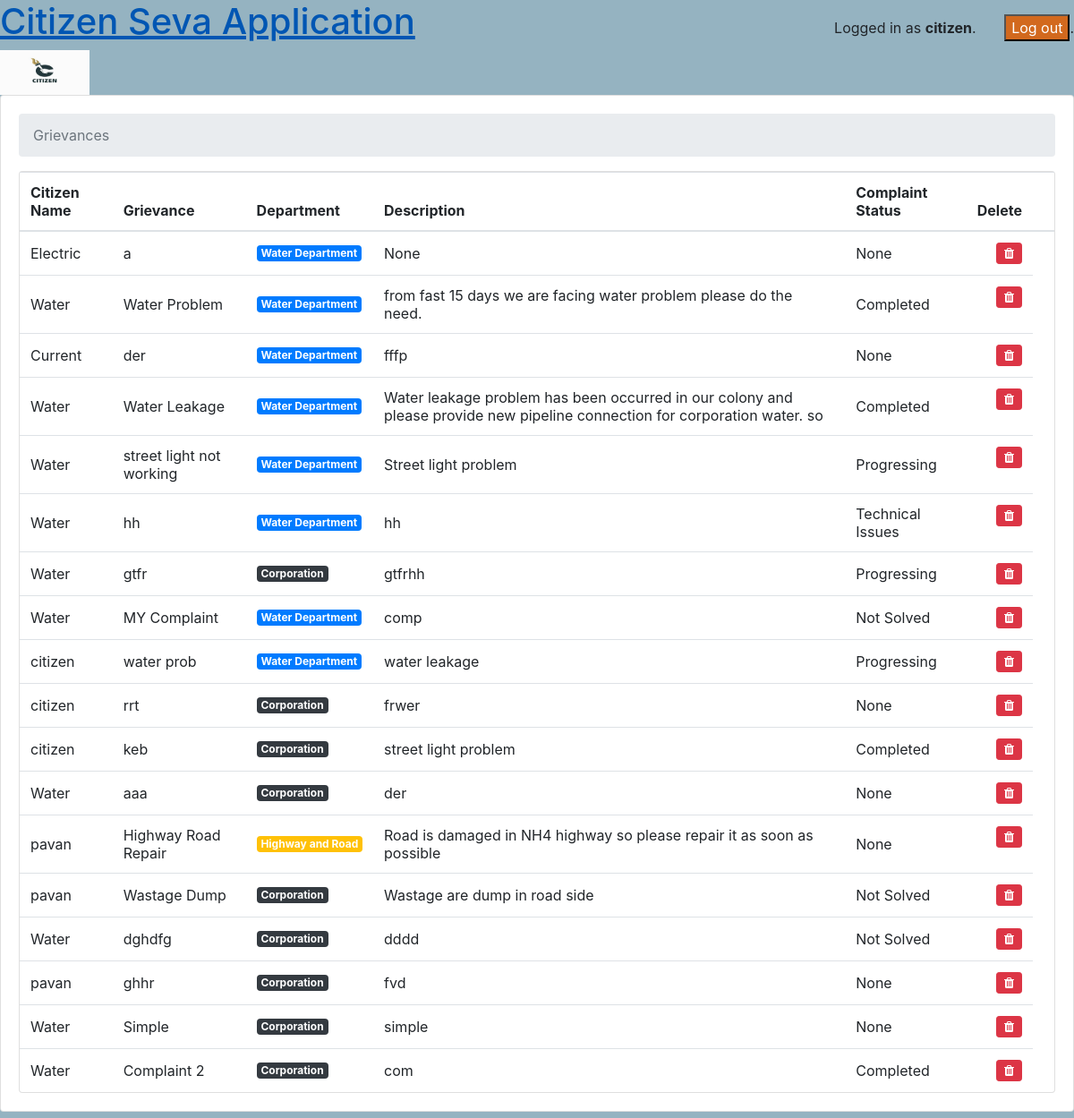
The page /citizen/complaints/ (signed in) on the database its author committed.
### classroom/models.py (models this page shows, shortened)
class User(AbstractUser):
    is_student = models.BooleanField(default=False)
    is_teacher = models.BooleanField(default=False)

class Quiz(models.Model):
    owner = models.ForeignKey(User, on_delete=models.CASCADE, related_name='quizzes')
    name = models.CharField(max_length=255)
    subject = models.ForeignKey(Subject, on_delete=models.CASCADE, related_name='quizzes')
    Description = models.CharField(max_length=255, null=True)
    status = (
        ('Not Solved', 'Not Solved'),
        ('Progressing', 'Progressing'),
        ('Completed', 'Completed'),
        ('Technical Issues', 'Technical Issues'),
    )
    Status = models.CharField(max_length=40, choices=status, null=True)
    Image = models.ImageField(upload_to='images/', blank=True, null=True)
    SubmitDate = models.DateTimeField(auto_now_add=True, null=True)

class Subject(models.Model):
    name = models.CharField(max_length=30)
    color = models.CharField(max_length=7, default='#007bff')
    def get_html_badge(self):
        name = escape(self.name)
        color = escape(self.color)
        html = '<span class="badge badge-primary" style="background-color: %s">%s</span>' % (color, name)
        return mark_safe(html)

### citizen/views.py (the view)
# urls.py: path('complaints/', views.complaints, name='complaints'),
def complaints(request):
    data = Quiz.objects.all()
    stu = {
    "quizzes": data
    }
    return render(request,"citizen/complaints_list.html", stu)

### citizen/templates/citizen/complaints_list.html (shortened to what this page needs)
{% extends 'base.html' %}
{% block content %}
  <nav aria-label="breadcrumb">
    <ol class="breadcrumb">
      <li class="breadcrumb-item active" aria-current="page"> Grievances</li>
    </ol>
  </nav>
  <div class="card">
    <table class="table mb-0">
      <thead>
        <tr>
            <th>Citizen Name</th>
          <th>Grievance</th>
          <th>Department</th>
          <th>Description</th>
<th>Complaint Status</th>
          <th>Delete</th>
            <th></th>
        </tr>
      </thead>
      <tbody>
        {% for quiz in quizzes %}
          <tr>
              <td class="align-middle">{{ quiz.owner }}</td>
            <td class="align-middle">{{ quiz.name }}</td>
            <td class="align-middle">{{ quiz.subject.get_html_badge }}</td>
            <td class="align-middle">{{ quiz.Description }}</td>
            <td class="align-middle">{{ quiz.Status }}</td>
           <td class="text-right">
          <a class="btn btn-sm btn-danger" href="/citizen/delete_complaints/{{i.id}}">
                 <i class="fa fa-trash"></i>
           </td>
          </tr>
        {% empty %}
          <tr>
            <td class="bg-light text-center font-italic" colspan="5">You haven't Registered any Application or complaint .</td>
          </tr>
        {% endfor %}
      </tbody>
    </table>
  </div>
{% endblock %}

### templates/base.html (shortened to what this page needs)
{% load static %}
<html lang="en">
  <head>
    <link rel="stylesheet" href="https://cdnjs.cloudflare.com/ajax/libs/font-awesome/4.7.0/css/font-awesome.min.css">
    <link rel="stylesheet" href="https://maxcdn.bootstrapcdn.com/bootstrap/4.0.0/css/bootstrap.min.css">
    <link rel="stylesheet" type="text/css" href="{% static 'vendor/fontello-2f186091/css/fontello.css' %}">
    <link rel="stylesheet" type="text/css" href="{% static 'css/app.css' %}">
    {% if user.is_authenticated and user.is_teacher %}
      <link rel="stylesheet" type="text/css" href="{% static 'css/teachers.css' %}">
    {% else %}
      <link rel="stylesheet" type="text/css" href="{% static 'css/students.css' %}">
    {% endif %}
  </head>
  <body>
          <div class="row">
            <div class="col-6">
  <h1 style="color:blue;">
                <a href="{% url 'home' %}">
             Citizen Seva Application</h1>
                  {% if user.is_authenticated %}
                    {% if user.is_teacher %}
                  <img class="main-logo" src="{% static 'img/citi.jpg' %} " style="width:100px;height:50px;" alt="" /></a>
                    {% else %}
                     <img class="main-logo" src="{% static 'img/citi.jpg' %} " style="width:100px;height:50px;" alt="" /></a>
                 <span  data-toggle="tooltip" data-placement="right" title="Citizens profile"></span>
                    {% endif %}
                  {% endif %}
            </div>
            <div class="col-6 text-right" >
              {% if user.is_authenticated %}
              <p class="pt-3">Logged in as <strong>{{ user.username }}</strong>. <a href="{% url 'logout' %}">&nbsp;&nbsp;&nbsp;&nbsp;&nbsp;&nbsp;<button style="background-color:chocolate;color:white;">Log out</button></a>.</p>
                {% endif %}
            </div>
          </div>
          <div class="card mb-3">
            <div class="card-body">
              {% block content %}
              {% endblock %}
            </div>
          </div>
  </body>
</html>

### static/css/teachers.css (style rules this page uses)
body { background-color: #95b3c1; }

### rows shown on the page
User: username "citizen"
Quiz: owner "Electric", name "a", subject.get_html_badge "Water Department", Description "None", Status "None"
Quiz: owner "Water", name "Water Problem", subject.get_html_badge "Water Department", Description "from fast 15 days we are facing water problem please do the need.", Status "Completed"
Quiz: owner "Current", name "der", subject.get_html_badge "Water Department", Description "fffp", Status "None"
Quiz: owner "Water", name "Water Leakage", subject.get_html_badge "Water Department", Description "Water leakage problem has been occurred in our colony and please provide new pipeline connection for corporation water. so", Status "Completed"
Quiz: owner "Water", name "street light not working", subject.get_html_badge "Water Department", Description "Street light problem", Status "Progressing"
Quiz: owner "Water", name "hh", subject.get_html_badge "Water Department", Description "hh", Status "Technical Issues"
Quiz: owner "Water", name "gtfr", subject.get_html_badge "Corporation", Description "gtfrhh", Status "Progressing"
Quiz: owner "Water", name "MY Complaint", subject.get_html_badge "Water Department", Description "comp", Status "Not Solved"
Quiz: owner "citizen", name "water prob", subject.get_html_badge "Water Department", Description "water leakage", Status "Progressing"
Quiz: owner "citizen", name "rrt", subject.get_html_badge "Corporation", Description "frwer", Status "None"
Quiz: owner "citizen", name "keb", subject.get_html_badge "Corporation", Description "street light problem", Status "Completed"
Quiz: owner "Water", name "aaa", subject.get_html_badge "Corporation", Description "der", Status "None"
Quiz: owner "pavan", name "Highway Road Repair", subject.get_html_badge "Highway and Road", Description "Road is damaged in NH4 highway so please repair it as soon as possible", Status "None"
Quiz: owner "pavan", name "Wastage Dump", subject.get_html_badge "Corporation", Description "Wastage are dump in road side", Status "Not Solved"
Quiz: owner "Water", name "dghdfg", subject.get_html_badge "Corporation", Description "dddd", Status "Not Solved"
Quiz: owner "pavan", name "ghhr", subject.get_html_badge "Corporation", Description "fvd", Status "None"
Quiz: owner "Water", name "Simple", subject.get_html_badge "Corporation", Description "simple", Status "None"
Quiz: owner "Water", name "Complaint 2", subject.get_html_badge "Corporation", Description "com", Status "Completed"
